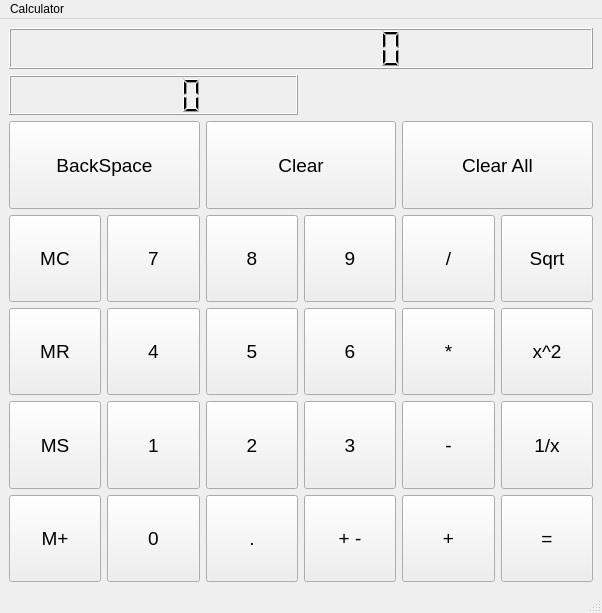
<?xml version="1.0" encoding="UTF-8"?>
<ui version="4.0">
 <class>MyMainWindow</class>
 <widget class="QMainWindow" name="MyMainWindow">
  <property name="geometry">
   <rect>
    <x>0</x>
    <y>0</y>
    <width>602</width>
    <height>613</height>
   </rect>
  </property>
  <property name="windowTitle">
   <string>MyMainWindow</string>
  </property>
  <widget class="QWidget" name="centralwidget">
   <layout class="QVBoxLayout" name="verticalLayout_6">
    <item>
     <layout class="QVBoxLayout" name="verticalLayout_2">
      <item>
       <widget class="QLCDNumber" name="m_PB_Number">
        <property name="digitCount">
         <number>10</number>
        </property>
       </widget>
      </item>
      <item>
       <layout class="QHBoxLayout" name="horizontalLayout_6">
        <item>
         <widget class="QLCDNumber" name="m_PB_Numbe_2"/>
        </item>
        <item>
         <widget class="QLabel" name="m_PB_Sign">
          <property name="font">
           <font>
            <family>Times New Roman</family>
            <pointsize>25</pointsize>
            <weight>75</weight>
            <bold>true</bold>
           </font>
          </property>
          <property name="layoutDirection">
           <enum>Qt::LeftToRight</enum>
          </property>
          <property name="text">
           <string/>
          </property>
          <property name="alignment">
           <set>Qt::AlignCenter</set>
          </property>
         </widget>
        </item>
       </layout>
      </item>
     </layout>
    </item>
    <item>
     <layout class="QHBoxLayout" name="horizontalLayout" stretch="0,0,0">
      <item>
       <widget class="QPushButton" name="m_PB_BackSpace">
        <property name="sizePolicy">
         <sizepolicy hsizetype="Minimum" vsizetype="Minimum">
          <horstretch>0</horstretch>
          <verstretch>0</verstretch>
         </sizepolicy>
        </property>
        <property name="minimumSize">
         <size>
          <width>0</width>
          <height>0</height>
         </size>
        </property>
        <property name="font">
         <font>
          <pointsize>14</pointsize>
         </font>
        </property>
        <property name="text">
         <string>BackSpace</string>
        </property>
       </widget>
      </item>
      <item>
       <widget class="QPushButton" name="m_PB_Clear">
        <property name="sizePolicy">
         <sizepolicy hsizetype="Minimum" vsizetype="Minimum">
          <horstretch>0</horstretch>
          <verstretch>0</verstretch>
         </sizepolicy>
        </property>
        <property name="font">
         <font>
          <pointsize>14</pointsize>
         </font>
        </property>
        <property name="text">
         <string>Clear</string>
        </property>
       </widget>
      </item>
      <item>
       <widget class="QPushButton" name="m_PB_Clear_ALL">
        <property name="sizePolicy">
         <sizepolicy hsizetype="Minimum" vsizetype="Minimum">
          <horstretch>0</horstretch>
          <verstretch>0</verstretch>
         </sizepolicy>
        </property>
        <property name="font">
         <font>
          <pointsize>14</pointsize>
         </font>
        </property>
        <property name="text">
         <string>Clear All</string>
        </property>
       </widget>
      </item>
     </layout>
    </item>
    <item>
     <layout class="QHBoxLayout" name="horizontalLayout_2">
      <item>
       <widget class="QPushButton" name="m_PB_MC">
        <property name="sizePolicy">
         <sizepolicy hsizetype="Minimum" vsizetype="Minimum">
          <horstretch>0</horstretch>
          <verstretch>0</verstretch>
         </sizepolicy>
        </property>
        <property name="font">
         <font>
          <pointsize>14</pointsize>
         </font>
        </property>
        <property name="text">
         <string>MC</string>
        </property>
       </widget>
      </item>
      <item>
       <widget class="QPushButton" name="m_PB_7">
        <property name="sizePolicy">
         <sizepolicy hsizetype="Minimum" vsizetype="Minimum">
          <horstretch>0</horstretch>
          <verstretch>0</verstretch>
         </sizepolicy>
        </property>
        <property name="font">
         <font>
          <pointsize>14</pointsize>
         </font>
        </property>
        <property name="text">
         <string>7</string>
        </property>
       </widget>
      </item>
      <item>
       <widget class="QPushButton" name="m_PB_8">
        <property name="sizePolicy">
         <sizepolicy hsizetype="Minimum" vsizetype="Minimum">
          <horstretch>0</horstretch>
          <verstretch>0</verstretch>
         </sizepolicy>
        </property>
        <property name="font">
         <font>
          <pointsize>14</pointsize>
         </font>
        </property>
        <property name="text">
         <string>8</string>
        </property>
       </widget>
      </item>
      <item>
       <widget class="QPushButton" name="m_PB_9">
        <property name="sizePolicy">
         <sizepolicy hsizetype="Minimum" vsizetype="Minimum">
          <horstretch>0</horstretch>
          <verstretch>0</verstretch>
         </sizepolicy>
        </property>
        <property name="font">
         <font>
          <pointsize>14</pointsize>
         </font>
        </property>
        <property name="text">
         <string>9</string>
        </property>
       </widget>
      </item>
      <item>
       <widget class="QPushButton" name="m_PB_Div">
        <property name="sizePolicy">
         <sizepolicy hsizetype="Minimum" vsizetype="Minimum">
          <horstretch>0</horstretch>
          <verstretch>0</verstretch>
         </sizepolicy>
        </property>
        <property name="font">
         <font>
          <pointsize>14</pointsize>
         </font>
        </property>
        <property name="text">
         <string>/</string>
        </property>
       </widget>
      </item>
      <item>
       <widget class="QPushButton" name="m_PB_Sqrt">
        <property name="sizePolicy">
         <sizepolicy hsizetype="Minimum" vsizetype="Minimum">
          <horstretch>0</horstretch>
          <verstretch>0</verstretch>
         </sizepolicy>
        </property>
        <property name="font">
         <font>
          <pointsize>14</pointsize>
         </font>
        </property>
        <property name="text">
         <string>Sqrt</string>
        </property>
       </widget>
      </item>
     </layout>
    </item>
    <item>
     <layout class="QHBoxLayout" name="horizontalLayout_3">
      <item>
       <widget class="QPushButton" name="m_PB_MR">
        <property name="sizePolicy">
         <sizepolicy hsizetype="Minimum" vsizetype="Minimum">
          <horstretch>0</horstretch>
          <verstretch>0</verstretch>
         </sizepolicy>
        </property>
        <property name="font">
         <font>
          <pointsize>14</pointsize>
         </font>
        </property>
        <property name="text">
         <string>MR</string>
        </property>
       </widget>
      </item>
      <item>
       <widget class="QPushButton" name="m_PB_4">
        <property name="sizePolicy">
         <sizepolicy hsizetype="Minimum" vsizetype="Minimum">
          <horstretch>0</horstretch>
          <verstretch>0</verstretch>
         </sizepolicy>
        </property>
        <property name="font">
         <font>
          <pointsize>14</pointsize>
         </font>
        </property>
        <property name="text">
         <string>4</string>
        </property>
       </widget>
      </item>
      <item>
       <widget class="QPushButton" name="m_PB_5">
        <property name="sizePolicy">
         <sizepolicy hsizetype="Minimum" vsizetype="Minimum">
          <horstretch>0</horstretch>
          <verstretch>0</verstretch>
         </sizepolicy>
        </property>
        <property name="font">
         <font>
          <pointsize>14</pointsize>
         </font>
        </property>
        <property name="text">
         <string>5</string>
        </property>
       </widget>
      </item>
      <item>
       <widget class="QPushButton" name="m_PB_6">
        <property name="sizePolicy">
         <sizepolicy hsizetype="Minimum" vsizetype="Minimum">
          <horstretch>0</horstretch>
          <verstretch>0</verstretch>
         </sizepolicy>
        </property>
        <property name="font">
         <font>
          <pointsize>14</pointsize>
         </font>
        </property>
        <property name="text">
         <string>6</string>
        </property>
       </widget>
      </item>
      <item>
       <widget class="QPushButton" name="m_PB_Mult">
        <property name="sizePolicy">
         <sizepolicy hsizetype="Minimum" vsizetype="Minimum">
          <horstretch>0</horstretch>
          <verstretch>0</verstretch>
         </sizepolicy>
        </property>
        <property name="font">
         <font>
          <pointsize>14</pointsize>
         </font>
        </property>
        <property name="text">
         <string>*</string>
        </property>
       </widget>
      </item>
      <item>
       <widget class="QPushButton" name="m_PB_Square">
        <property name="sizePolicy">
         <sizepolicy hsizetype="Minimum" vsizetype="Minimum">
          <horstretch>0</horstretch>
          <verstretch>0</verstretch>
         </sizepolicy>
        </property>
        <property name="font">
         <font>
          <pointsize>14</pointsize>
         </font>
        </property>
        <property name="text">
         <string>x^2</string>
        </property>
       </widget>
      </item>
     </layout>
    </item>
    <item>
     <layout class="QHBoxLayout" name="horizontalLayout_4">
      <item>
       <widget class="QPushButton" name="m_PB_MS">
        <property name="sizePolicy">
         <sizepolicy hsizetype="Minimum" vsizetype="Minimum">
          <horstretch>0</horstretch>
          <verstretch>0</verstretch>
         </sizepolicy>
        </property>
        <property name="font">
         <font>
          <pointsize>14</pointsize>
         </font>
        </property>
        <property name="text">
         <string>MS</string>
        </property>
       </widget>
      </item>
      <item>
       <widget class="QPushButton" name="m_PB_1">
        <property name="sizePolicy">
         <sizepolicy hsizetype="Minimum" vsizetype="Minimum">
          <horstretch>0</horstretch>
          <verstretch>0</verstretch>
         </sizepolicy>
        </property>
        <property name="font">
         <font>
          <pointsize>14</pointsize>
         </font>
        </property>
        <property name="text">
         <string>1</string>
        </property>
       </widget>
      </item>
      <item>
       <widget class="QPushButton" name="m_PB_2">
        <property name="sizePolicy">
         <sizepolicy hsizetype="Minimum" vsizetype="Minimum">
          <horstretch>0</horstretch>
          <verstretch>0</verstretch>
         </sizepolicy>
        </property>
        <property name="font">
         <font>
          <pointsize>14</pointsize>
         </font>
        </property>
        <property name="text">
         <string>2</string>
        </property>
       </widget>
      </item>
      <item>
       <widget class="QPushButton" name="m_PB_3">
        <property name="sizePolicy">
         <sizepolicy hsizetype="Minimum" vsizetype="Minimum">
          <horstretch>0</horstretch>
          <verstretch>0</verstretch>
         </sizepolicy>
        </property>
        <property name="font">
         <font>
          <pointsize>14</pointsize>
         </font>
        </property>
        <property name="text">
         <string>3</string>
        </property>
       </widget>
      </item>
      <item>
       <widget class="QPushButton" name="m_PB_Minus">
        <property name="sizePolicy">
         <sizepolicy hsizetype="Minimum" vsizetype="Minimum">
          <horstretch>0</horstretch>
          <verstretch>0</verstretch>
         </sizepolicy>
        </property>
        <property name="font">
         <font>
          <pointsize>14</pointsize>
         </font>
        </property>
        <property name="text">
         <string>-</string>
        </property>
       </widget>
      </item>
      <item>
       <widget class="QPushButton" name="m_PB_Reserse">
        <property name="sizePolicy">
         <sizepolicy hsizetype="Minimum" vsizetype="Minimum">
          <horstretch>0</horstretch>
          <verstretch>0</verstretch>
         </sizepolicy>
        </property>
        <property name="font">
         <font>
          <pointsize>14</pointsize>
         </font>
        </property>
        <property name="text">
         <string>1/x</string>
        </property>
       </widget>
      </item>
     </layout>
    </item>
    <item>
     <layout class="QHBoxLayout" name="horizontalLayout_5">
      <item>
       <widget class="QPushButton" name="m_PB_Mplus">
        <property name="sizePolicy">
         <sizepolicy hsizetype="Minimum" vsizetype="Minimum">
          <horstretch>0</horstretch>
          <verstretch>0</verstretch>
         </sizepolicy>
        </property>
        <property name="font">
         <font>
          <pointsize>14</pointsize>
         </font>
        </property>
        <property name="text">
         <string>M+</string>
        </property>
       </widget>
      </item>
      <item>
       <widget class="QPushButton" name="m_PB_0">
        <property name="sizePolicy">
         <sizepolicy hsizetype="Minimum" vsizetype="Minimum">
          <horstretch>0</horstretch>
          <verstretch>0</verstretch>
         </sizepolicy>
        </property>
        <property name="font">
         <font>
          <pointsize>14</pointsize>
         </font>
        </property>
        <property name="text">
         <string>0</string>
        </property>
       </widget>
      </item>
      <item>
       <widget class="QPushButton" name="m_PB_Dot">
        <property name="sizePolicy">
         <sizepolicy hsizetype="Minimum" vsizetype="Minimum">
          <horstretch>0</horstretch>
          <verstretch>0</verstretch>
         </sizepolicy>
        </property>
        <property name="font">
         <font>
          <pointsize>14</pointsize>
         </font>
        </property>
        <property name="text">
         <string>.</string>
        </property>
       </widget>
      </item>
      <item>
       <widget class="QPushButton" name="m_PB_PlusMinus">
        <property name="sizePolicy">
         <sizepolicy hsizetype="Minimum" vsizetype="Minimum">
          <horstretch>0</horstretch>
          <verstretch>0</verstretch>
         </sizepolicy>
        </property>
        <property name="font">
         <font>
          <pointsize>14</pointsize>
         </font>
        </property>
        <property name="text">
         <string>+ -</string>
        </property>
       </widget>
      </item>
      <item>
       <widget class="QPushButton" name="m_PB_Plus">
        <property name="sizePolicy">
         <sizepolicy hsizetype="Minimum" vsizetype="Minimum">
          <horstretch>0</horstretch>
          <verstretch>0</verstretch>
         </sizepolicy>
        </property>
        <property name="font">
         <font>
          <pointsize>14</pointsize>
         </font>
        </property>
        <property name="text">
         <string>+</string>
        </property>
       </widget>
      </item>
      <item>
       <widget class="QPushButton" name="m_PB_Eq">
        <property name="sizePolicy">
         <sizepolicy hsizetype="Minimum" vsizetype="Minimum">
          <horstretch>0</horstretch>
          <verstretch>0</verstretch>
         </sizepolicy>
        </property>
        <property name="font">
         <font>
          <pointsize>14</pointsize>
         </font>
        </property>
        <property name="text">
         <string>=</string>
        </property>
       </widget>
      </item>
     </layout>
    </item>
   </layout>
  </widget>
  <widget class="QMenuBar" name="menubar">
   <property name="geometry">
    <rect>
     <x>0</x>
     <y>0</y>
     <width>602</width>
     <height>20</height>
    </rect>
   </property>
   <widget class="QMenu" name="menuCalculator">
    <property name="title">
     <string>Calculator</string>
    </property>
   </widget>
   <addaction name="menuCalculator"/>
  </widget>
  <widget class="QStatusBar" name="statusbar"/>
 </widget>
 <resources/>
 <connections/>
</ui>
